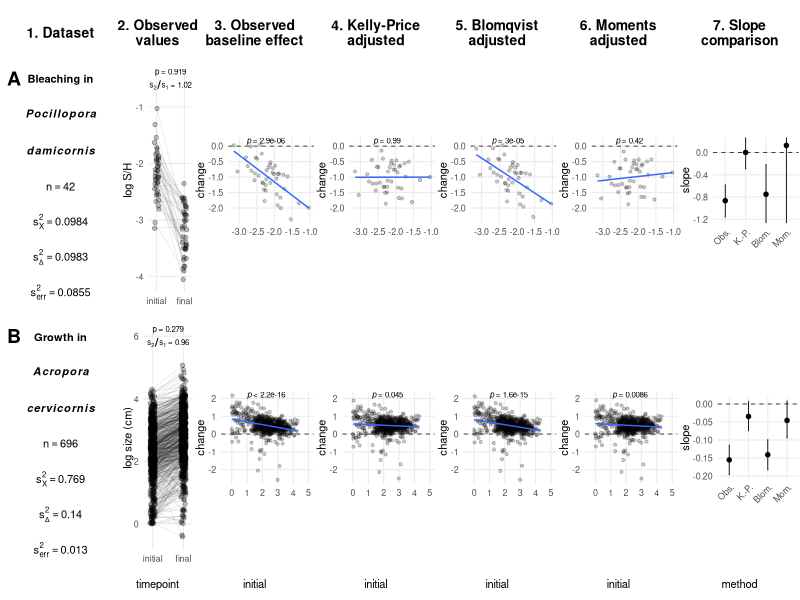
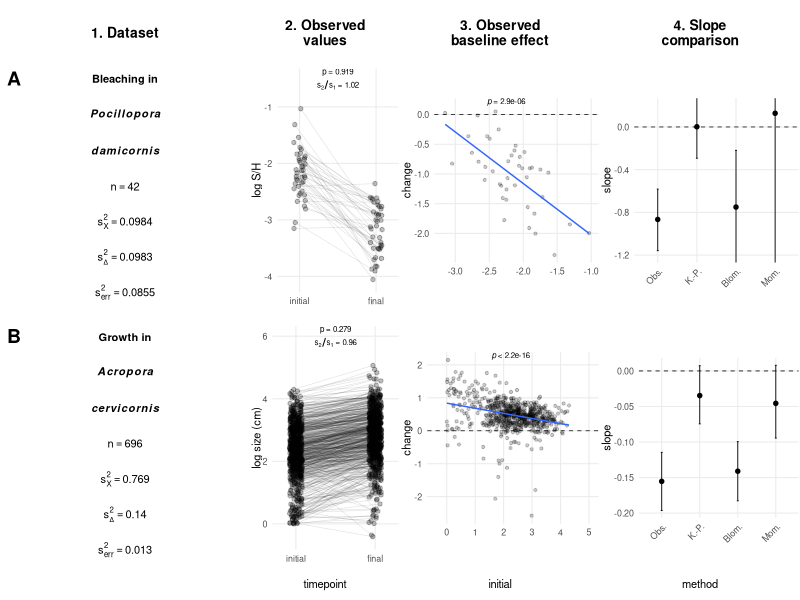
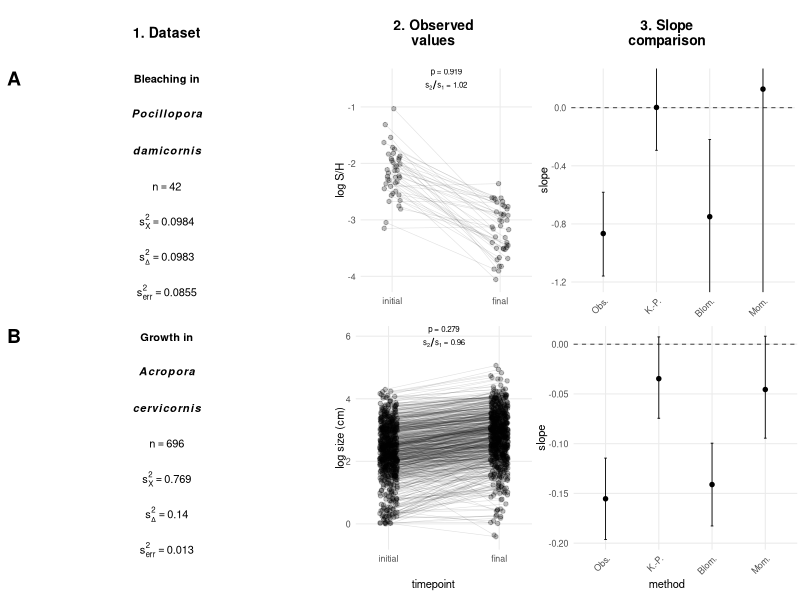
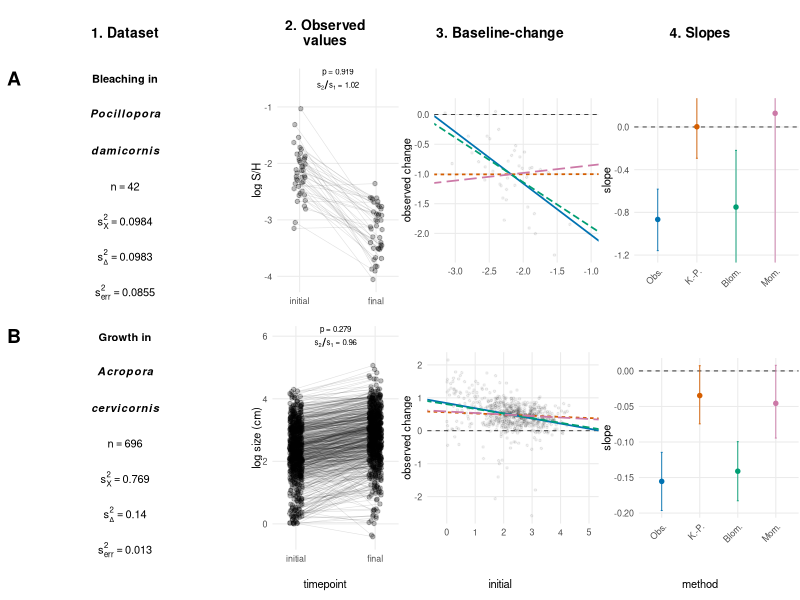
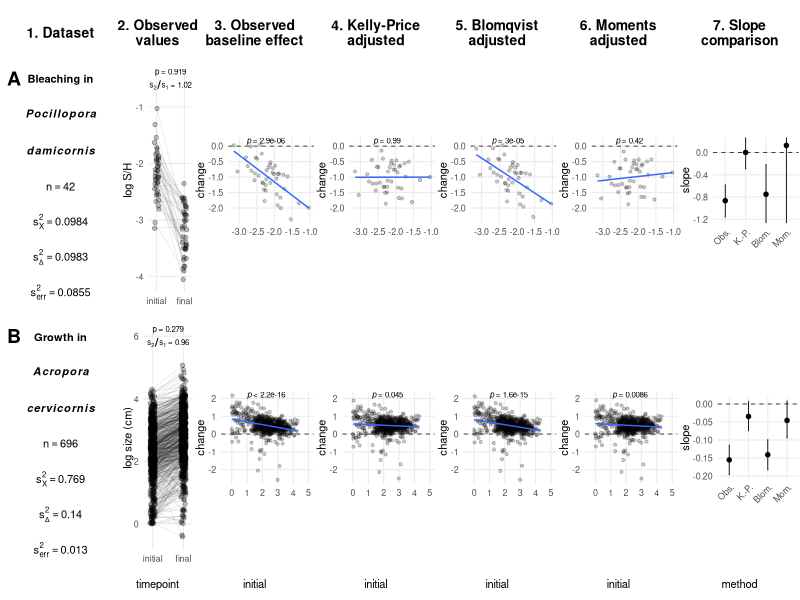
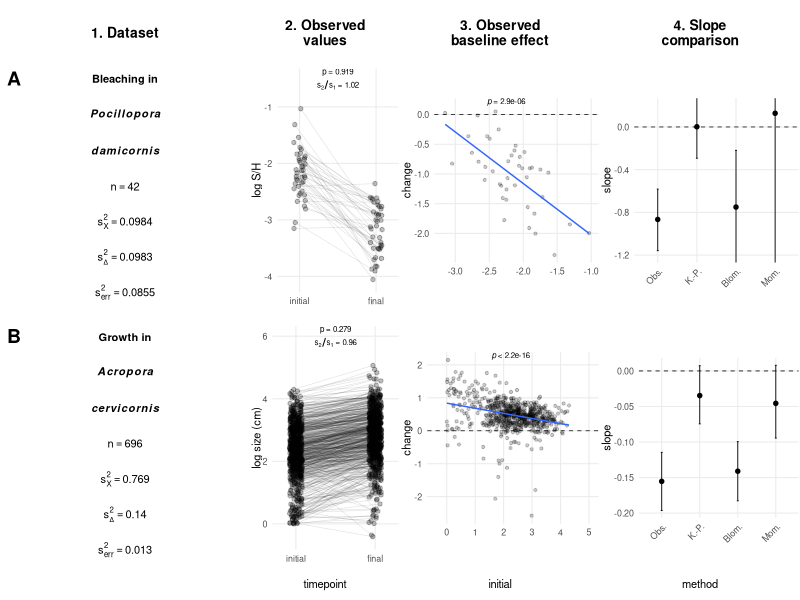
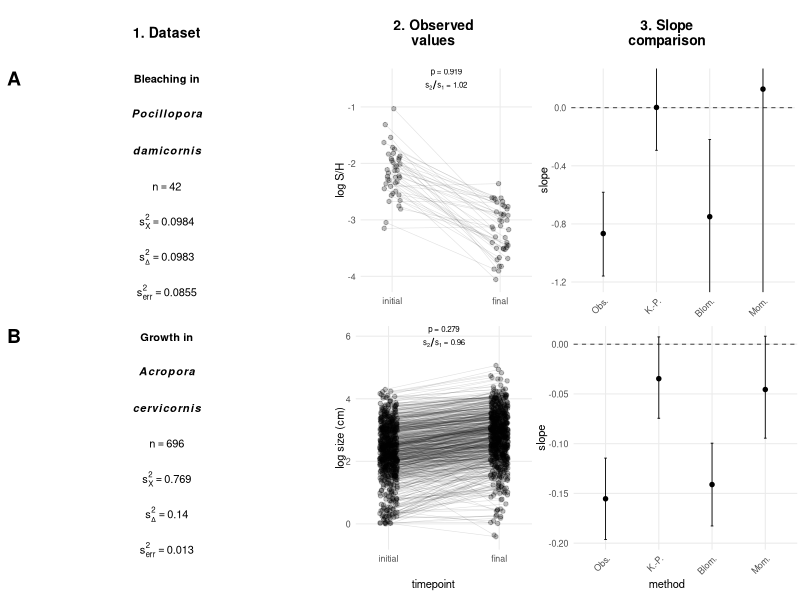
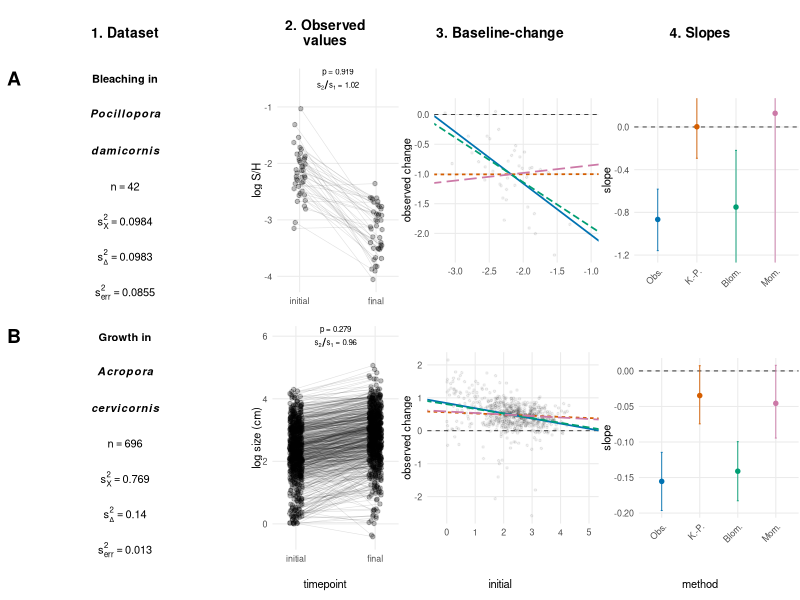

Write the R code that produced these figures, in order.
## ---- chunk 1
knitr::opts_chunk$set(echo = TRUE, message = FALSE, warning = FALSE, cache = TRUE)
## ---- chunk 2
library(tidyverse)
library(cowplot)
library(ggpubr)
library(boot)
## ---- chunk 3
dir.create("figures/figure3_alternatives", recursive = TRUE, showWarnings = FALSE)

method_colors <- c(
  "Observed" = "#0072B2",
  "Kelly-Price" = "#D55E00",
  "Blomqvist" = "#009E73",
  "Moments" = "#CC79A7",
  "Obs." = "#0072B2",
  "K.-P." = "#D55E00",
  "Blom." = "#009E73",
  "Mom." = "#CC79A7"
)

method_linetypes <- c(
  "Observed" = "solid",
  "Kelly-Price" = "22",
  "Blomqvist" = "42",
  "Moments" = "73"
)

format_p_label <- function(p) {
  if (is.na(p)) return("p = NA")
  if (p < 2.2e-16) return("p < 2.2e-16")
  if (p < 0.001) return(paste0("p = ", formatC(p, format = "e", digits = 1)))
  paste0("p = ", formatC(p, format = "fg", digits = 3))
}

rttm.adj <- function(m1, m2) {
  raw.growth <- m2 - m1
  vart <- var.test(m1, m2, paired = TRUE)
  vpv <- vart$p.value
  rho <- cor.test(m1, m2)$estimate
  m1sd <- sd(m1)
  m2sd <- sd(m2)
  m1v <- var(m1)
  m2v <- var(m2)
  m1m <- mean(m1)
  m2m <- mean(m2)
  pm <- mean(raw.growth)
  rho2 <- (2 * rho * m1sd * m2sd) / (m1v + m2v)
  rhof <- ifelse(vpv <= 0.05, rho, rho2)
  dstar <- (rhof * (m1 - m1m) - (m2 - m2m)) * -1
  data.frame(raw.growth = raw.growth, dstar = dstar, adj.growth = pm + dstar)
}

blomqvist_b <- function(b_obs, k) {
  (b_obs + k) / (1 - k)
}

blomqvist_pseudo_exact <- function(x, y, b_blom) {
  x <- as.numeric(x)
  y <- as.numeric(y)
  e <- resid(lm(y ~ x))
  a <- mean(y) - b_blom * mean(x)
  a + b_blom * x + e
}

moment.nohet.safe <- function(x1, x2) {
  z1 <- var(x2) - var(x1)
  z2 <- cov(x2 - x1, x1) + var(x1)
  w <- z1 / z2

  if (!is.finite(w) || abs(z2) < 1e-8) return(NA_real_)

  disc <- (2 - w)^2 + 4 * w
  if (disc < 0) return(NA_real_)

  root_plus <- (-(2 - w) + sqrt(disc)) / 2
  root_minus <- (-(2 - w) - sqrt(disc)) / 2

  b <- ifelse(cov(x1, x2) > 0, root_plus, root_minus)
  if (!is.finite(b) || abs(b) > 10) b <- NA_real_
  b
}

moment.nohet_pseudo_exact <- function(x, y, b_mom) {
  if (!is.finite(b_mom)) return(rep(NA_real_, length(x)))
  x <- as.numeric(x)
  y <- as.numeric(y)
  e <- resid(lm(y ~ x))
  a <- mean(y) - b_mom * mean(x)
  a + b_mom * x + e
}

theme_fig3_panel <- function(base_size = 8) {
  theme_minimal(base_size = base_size) +
    theme(
      plot.margin = margin(1, 1, 1, 1),
      axis.title.y = element_text(margin = margin(r = 0)),
      panel.grid.minor = element_blank()
    )
}

make_column_header <- function(labels, rel_widths, base_size = 10,
                               face = "bold", vjust = 0.5) {
  heads <- lapply(labels, function(lab) {
    cowplot::ggdraw() +
      cowplot::draw_label(
        lab,
        x = 0.5, y = 0.5,
        hjust = 0.5, vjust = vjust,
        fontface = face, size = base_size
      )
  })
  cowplot::plot_grid(plotlist = heads, ncol = length(labels), rel_widths = rel_widths)
}

text_panel_math <- function(line1, line2 = NULL, line3 = NULL, line4 = NULL,
                            line5 = NULL, line6 = NULL, line7 = NULL,
                            base_size = 8, hjust = 0.5,
                            line_y_top = 0.95, line_y_bot = 0) {
  lines <- c(line1, line2, line3, line4, line5, line6, line7)
  lines <- lines[!vapply(lines, function(z) is.null(z) || identical(z, ""), logical(1))]
  ys <- if (length(lines) == 1) 0.5 else seq(line_y_top, line_y_bot, length.out = length(lines))

  ggplot(data.frame(x = 0.5, y = ys, lab = lines), aes(x, y, label = lab)) +
    geom_text(parse = TRUE, hjust = hjust, vjust = 0.5,
              size = base_size * 0.35, lineheight = 2) +
    coord_cartesian(xlim = c(0, 1), ylim = c(0, 1), expand = FALSE, clip = "off") +
    theme_void(base_size = base_size) +
    theme(plot.margin = margin(3, 3, 3, 3))
}

chiolero_plot_simple <- function(df, init_var, final_var, y_limits = NULL,
                                 y_label = "value", theta = NULL,
                                 var_p = NULL, seed = 123,
                                 jitter_width = 0.08) {
  init_sym <- rlang::ensym(init_var)
  final_sym <- rlang::ensym(final_var)

  set.seed(seed)
  jitter <- runif(nrow(df), -jitter_width, jitter_width)

  d <- df %>%
    mutate(
      x1 = 1 + jitter,
      x2 = 2 + jitter,
      y1 = !!init_sym,
      y2 = !!final_sym
    )

  p <- ggplot(d, aes(x = x1, y = y1)) +
    geom_segment(aes(xend = x2, yend = y2), alpha = 0.12, linewidth = 0.2) +
    geom_point(size = 1.2, alpha = 0.25) +
    geom_point(aes(x = x2, y = y2), size = 1.2, alpha = 0.25) +
    scale_x_continuous(breaks = c(1, 2), labels = c("initial", "final"),
                       expand = c(0.1, 0.1)) +
    coord_cartesian(ylim = y_limits) +
    labs(x = NULL, y = y_label) +
    theme_fig3_panel()

  if (!is.null(var_p)) {
    p <- p +
      annotate("text", x = 1.5, y = Inf, label = format_p_label(var_p),
               hjust = 0.5, vjust = 1, size = 2)
  }

  if (!is.null(theta)) {
    p <- p +
      annotate("text", x = 1.5, y = Inf,
               label = paste0("s[2]/s[1]==", round(theta, 2)),
               parse = TRUE, hjust = 0.5, vjust = 2.4, size = 2)
  }

  p
}

estimate_ci <- function(df, y_var, x_var = log_init_obs, n_boot = 10000, seed = 1) {
  y_sym <- rlang::ensym(y_var)
  x_sym <- rlang::ensym(x_var)
  fit <- lm(rlang::new_formula(rlang::expr(!!y_sym), rlang::expr(!!x_sym)), data = df)
  estimate <- unname(coef(fit)[2])

  set.seed(seed)
  boot_out <- boot::boot(
    data = df,
    statistic = function(d, i) {
      di <- d[i, , drop = FALSE]
      coef(lm(rlang::new_formula(rlang::expr(!!y_sym), rlang::expr(!!x_sym)), data = di))[2]
    },
    R = n_boot
  )

  ci <- quantile(boot_out$t, c(0.025, 0.975), na.rm = TRUE)
  c(estimate = estimate, ci_lower = ci[[1]], ci_upper = ci[[2]])
}

make_relationship_plot <- function(df, y, xlim = NULL, ylim = NULL,
                                   ylab = "change", cor_label_x = NULL,
                                   show_cor = TRUE) {
  y_sym <- rlang::ensym(y)

  p <- ggplot(df, aes(x = log_init_obs, y = !!y_sym)) +
    geom_point(alpha = 0.2, size = 0.8) +
    geom_hline(yintercept = 0, linetype = "dashed", linewidth = 0.25) +
    geom_smooth(method = "lm", se = FALSE, linewidth = 0.5) +
    coord_cartesian(xlim = xlim, ylim = ylim) +
    labs(x = NULL, y = ylab) +
    theme_fig3_panel() +
    theme(aspect.ratio = 1)

  if (show_cor) {
    p <- p +
      ggpubr::stat_cor(
        aes(label = after_stat(p.label)),
        size = 2,
        label.x = cor_label_x,
        label.y = Inf,
        hjust = 0.5,
        vjust = 1
      )
  }

  p
}

make_slope_plot_original <- function(slopes, ylim = NULL) {
  ggplot(slopes, aes(x = method, y = estimate)) +
    geom_hline(yintercept = 0, linetype = "dashed", linewidth = 0.25) +
    geom_errorbar(aes(ymin = ci_lower, ymax = ci_upper), width = 0.05, linewidth = 0.3) +
    geom_point(size = 1.2) +
    coord_cartesian(ylim = ylim) +
    labs(x = NULL, y = "slope") +
    theme_fig3_panel() +
    theme(
      aspect.ratio = 1,
      axis.text.x = element_text(angle = 45, hjust = 1, vjust = 1)
    )
}

make_slope_plot_overlay <- function(slopes, ylim = NULL) {
  ggplot(slopes, aes(x = method, y = estimate)) +
    geom_hline(yintercept = 0, linetype = "dashed", linewidth = 0.25) +
    geom_errorbar(aes(ymin = ci_lower, ymax = ci_upper, color = method), width = 0.05, linewidth = 0.3) +
    geom_point(aes(color = method), size = 1.2) +
    scale_color_manual(values = method_colors, guide = "none") +
    coord_cartesian(ylim = ylim) +
    labs(x = NULL, y = "slope") +
    theme_fig3_panel() +
    theme(
      aspect.ratio = 1,
      axis.text.x = element_text(angle = 45, hjust = 1, vjust = 1)
    )
}

make_overlay_plot <- function(result, xlim = NULL, ylim = NULL) {
  df <- result$data
  line_df <- tibble(
    method = factor(c("Observed", "Kelly-Price", "Blomqvist", "Moments"),
                    levels = c("Observed", "Kelly-Price", "Blomqvist", "Moments")),
    y = c("log_change_obs", "log_change_kp_adj", "log_change_blomq_adj", "log_change_mom_adj")
  ) %>%
    mutate(
      fit = map(y, ~ lm(reformulate("log_init_obs", .x), data = df)),
      intercept = map_dbl(fit, ~ coef(.x)[1]),
      slope = map_dbl(fit, ~ coef(.x)[2])
    )

  ggplot(df, aes(x = log_init_obs, y = log_change_obs)) +
    geom_point(alpha = 0.06, size = 0.55) +
    geom_hline(yintercept = 0, linetype = "dashed", linewidth = 0.25) +
    geom_abline(
      data = line_df,
      aes(intercept = intercept, slope = slope, color = method, linetype = method),
      linewidth = 0.6
    ) +
    coord_cartesian(xlim = xlim, ylim = ylim) +
    scale_color_manual(values = method_colors) +
    scale_linetype_manual(values = method_linetypes) +
    labs(x = NULL, y = "observed change") +
    theme_fig3_panel() +
    theme(legend.position = "none", aspect.ratio = 1)
}
## ---- chunk 4
prepare_pdam <- function(n_boot = 10000) {
  pdam0 <- read_csv("data/PdamRbleaching.csv", show_col_types = FALSE)
  pdam <- pdam0 %>%
    mutate(
      log_init_raw = log(juntotal),
      log_final_raw = log(augtotal),
      log_change_raw = log_final_raw - log_init_raw
    )

  grand_mean_init <- mean(pdam$log_init_raw)
  grand_mean_final <- mean(pdam$log_final_raw)

  pdam <- pdam %>%
    group_by(sym) %>%
    mutate(
      group_resid_init = log_init_raw - mean(log_init_raw),
      group_resid_final = log_final_raw - mean(log_final_raw)
    ) %>%
    ungroup() %>%
    mutate(
      log_init_obs = grand_mean_init + group_resid_init,
      log_final_obs = grand_mean_final + group_resid_final,
      log_change_obs = log_final_obs - log_init_obs
    ) %>%
    select(colony, sym, log_init_obs, log_final_obs, log_change_obs)

  var_x_abs <- var(pdam$log_init_obs, na.rm = TRUE)
  k <- 0.4648801
  v_err_abs <- k * var_x_abs
  v_pop <- (1 - k) * var_x_abs

  kp_full <- rttm.adj(pdam$log_init_obs, pdam$log_final_obs)
  obs_ci <- estimate_ci(pdam, log_change_obs, n_boot = n_boot, seed = 1)
  kp_ci <- {
    pdam_kp <- pdam %>% mutate(log_change_kp_adj = kp_full$adj.growth)
    estimate_ci(pdam_kp, log_change_kp_adj, n_boot = n_boot, seed = 2)
  }
  b_blomq <- blomqvist_b(obs_ci[["estimate"]], k)
  blomq_ci <- c(
    estimate = b_blomq,
    ci_lower = blomqvist_b(obs_ci[["ci_lower"]], k),
    ci_upper = blomqvist_b(obs_ci[["ci_upper"]], k)
  )
  b_mom <- moment.nohet.safe(pdam$log_init_obs, pdam$log_final_obs)

  set.seed(3)
  mom_boot <- boot::boot(
    data = pdam,
    statistic = function(d, i) {
      di <- d[i, , drop = FALSE]
      moment.nohet.safe(di$log_init_obs, di$log_final_obs)
    },
    R = n_boot
  )
  mom_ci <- quantile(mom_boot$t, c(0.025, 0.975), na.rm = TRUE)

  pdam <- pdam %>%
    mutate(
      log_change_kp_adj = kp_full$adj.growth,
      log_change_blomq_adj = blomqvist_pseudo_exact(log_init_obs, log_change_obs, b_blomq),
      log_change_mom_adj = moment.nohet_pseudo_exact(log_init_obs, log_change_obs, b_mom)
    )

  v_ind <- var(pdam$log_change_obs) - (2 * v_err_abs) - (b_blomq^2 * v_pop)

  slopes <- tibble(
    method = factor(c("Obs.", "K.-P.", "Blom.", "Mom."),
                    levels = c("Obs.", "K.-P.", "Blom.", "Mom.")),
    estimate = c(obs_ci[["estimate"]], kp_ci[["estimate"]], b_blomq, b_mom),
    ci_lower = c(obs_ci[["ci_lower"]], kp_ci[["ci_lower"]], blomq_ci[["ci_lower"]], mom_ci[[1]]),
    ci_upper = c(obs_ci[["ci_upper"]], kp_ci[["ci_upper"]], blomq_ci[["ci_upper"]], mom_ci[[2]])
  )

  list(
    data = pdam,
    slopes = slopes,
    trait_ylim = c(-4.1, -0.5),
    change_ylim = c(range(pdam$log_change_obs, na.rm = TRUE)[1],
                    range(pdam$log_change_obs, na.rm = TRUE)[2] + 0.1),
    xlim = c(-3.2, -1.0),
    slope_ylim = c(-1.2, 0.2),
    theta = sd(pdam$log_final_obs) / sd(pdam$log_init_obs),
    var_p = var.test(pdam$log_init_obs, pdam$log_final_obs, paired = TRUE)$p.value,
    cor_label_x = -2.25,
    y_label = "log S/H",
    text = list(
      line1 = "bold('Bleaching in')",
      line2 = "bolditalic(Pocillopora)",
      line3 = "bolditalic(damicornis)",
      line4 = sprintf("n==bold(%s)", formatC(nrow(pdam), format = "fg")),
      line5 = sprintf("s[X]^2==bold(%s)", formatC(v_pop, format = "fg", digits = 3)),
      line6 = sprintf("s[Delta]^2==bold(%s)", formatC(v_ind, format = "fg", digits = 3)),
      line7 = sprintf("s[err]^2==bold(%s)", formatC(v_err_abs, format = "fg", digits = 3))
    )
  )
}

prepare_mill <- function(n_boot = 10000) {
  mill <- read_csv("data/subMil1.csv", show_col_types = FALSE) %>%
    filter(size > 0, InitialSize > 1) %>%
    mutate(
      log_init_obs = log(InitialSize),
      log_final_obs = log(size),
      log_change_obs = log_final_obs - log_init_obs
    )

  var_x_abs <- var(mill$log_init_obs, na.rm = TRUE)
  v_err_abs <- 0.01301945
  v_pop <- var_x_abs - v_err_abs
  k <- v_err_abs / var_x_abs

  kp_full <- rttm.adj(mill$log_init_obs, mill$log_final_obs)
  obs_ci <- estimate_ci(mill, log_change_obs, n_boot = n_boot, seed = 11)
  kp_ci <- {
    mill_kp <- mill %>% mutate(log_change_kp_adj = kp_full$adj.growth)
    estimate_ci(mill_kp, log_change_kp_adj, n_boot = n_boot, seed = 12)
  }
  b_blomq <- blomqvist_b(obs_ci[["estimate"]], k)
  blomq_ci <- c(
    estimate = b_blomq,
    ci_lower = blomqvist_b(obs_ci[["ci_lower"]], k),
    ci_upper = blomqvist_b(obs_ci[["ci_upper"]], k)
  )
  b_mom <- moment.nohet.safe(mill$log_init_obs, mill$log_final_obs)

  set.seed(13)
  mom_boot <- boot::boot(
    data = mill,
    statistic = function(d, i) {
      di <- d[i, , drop = FALSE]
      moment.nohet.safe(di$log_init_obs, di$log_final_obs)
    },
    R = n_boot
  )
  mom_ci <- quantile(mom_boot$t, c(0.025, 0.975), na.rm = TRUE)

  mill <- mill %>%
    mutate(
      log_change_kp_adj = kp_full$adj.growth,
      log_change_blomq_adj = blomqvist_pseudo_exact(log_init_obs, log_change_obs, b_blomq),
      log_change_mom_adj = moment.nohet_pseudo_exact(log_init_obs, log_change_obs, b_mom)
    )

  v_ind <- var(mill$log_change_obs) - (2 * v_err_abs) - (b_blomq^2 * v_pop)

  slopes <- tibble(
    method = factor(c("Obs.", "K.-P.", "Blom.", "Mom."),
                    levels = c("Obs.", "K.-P.", "Blom.", "Mom.")),
    estimate = c(obs_ci[["estimate"]], kp_ci[["estimate"]], b_blomq, b_mom),
    ci_lower = c(obs_ci[["ci_lower"]], kp_ci[["ci_lower"]], blomq_ci[["ci_lower"]], mom_ci[[1]]),
    ci_upper = c(obs_ci[["ci_upper"]], kp_ci[["ci_upper"]], blomq_ci[["ci_upper"]], mom_ci[[2]])
  )

  trait_range <- range(c(mill$log_init_obs, mill$log_final_obs), na.rm = TRUE)
  change_range <- range(mill$log_change_obs, na.rm = TRUE)

  list(
    data = mill,
    slopes = slopes,
    trait_ylim = c(-0.5, 6),
    change_ylim = change_range,
    xlim = trait_range,
    slope_ylim = NULL,
    theta = sd(mill$log_final_obs) / sd(mill$log_init_obs),
    var_p = var.test(mill$log_init_obs, mill$log_final_obs, paired = TRUE)$p.value,
    cor_label_x = 2.25,
    y_label = "log size (cm)",
    text = list(
      line1 = "bold('Growth in')",
      line2 = "bolditalic(Acropora)",
      line3 = "bolditalic(cervicornis)",
      line4 = sprintf("n==bold(%s)", formatC(nrow(mill), format = "fg")),
      line5 = sprintf("s[X]^2==bold(%s)", formatC(v_pop, format = "fg", digits = 3)),
      line6 = sprintf("s[Delta]^2==bold(%s)", formatC(v_ind, format = "fg", digits = 3)),
      line7 = sprintf("s[err]^2==bold(%s)", formatC(v_err_abs, format = "fg", digits = 3))
    )
  )
}

pdam_result <- prepare_pdam()
mill_result <- prepare_mill()
case_results <- list(pdam_result, mill_result)
## ---- chunk 5
case_text_panel <- function(result) {
  do.call(text_panel_math, result$text)
}

make_original_row <- function(result) {
  df <- result$data
  cowplot::plot_grid(
    case_text_panel(result),
    chiolero_plot_simple(df, log_init_obs, log_final_obs,
                         y_limits = result$trait_ylim, y_label = result$y_label,
                         theta = result$theta, var_p = result$var_p),
    make_relationship_plot(df, log_change_obs, xlim = result$xlim,
                           ylim = result$change_ylim, cor_label_x = result$cor_label_x),
    make_relationship_plot(df, log_change_kp_adj, xlim = result$xlim,
                           ylim = result$change_ylim, cor_label_x = result$cor_label_x),
    make_relationship_plot(df, log_change_blomq_adj, xlim = result$xlim,
                           ylim = result$change_ylim, cor_label_x = result$cor_label_x),
    make_relationship_plot(df, log_change_mom_adj, xlim = result$xlim,
                           ylim = result$change_ylim, cor_label_x = result$cor_label_x),
    make_slope_plot_original(result$slopes, ylim = result$slope_ylim),
    nrow = 1,
    align = "h",
    rel_widths = c(1, 0.6, 1, 1, 1, 1, 1)
  )
}

make_drop_adjusted_row <- function(result) {
  df <- result$data
  cowplot::plot_grid(
    case_text_panel(result),
    chiolero_plot_simple(df, log_init_obs, log_final_obs,
                         y_limits = result$trait_ylim, y_label = result$y_label,
                         theta = result$theta, var_p = result$var_p),
    make_relationship_plot(df, log_change_obs, xlim = result$xlim,
                           ylim = result$change_ylim, cor_label_x = result$cor_label_x),
    make_slope_plot_original(result$slopes, ylim = result$slope_ylim),
    nrow = 1,
    align = "h",
    rel_widths = c(1, 0.6, 0.8, 0.8)
  )
}

make_minimal_row <- function(result) {
  df <- result$data
  cowplot::plot_grid(
    case_text_panel(result),
    chiolero_plot_simple(df, log_init_obs, log_final_obs,
                         y_limits = result$trait_ylim, y_label = result$y_label,
                         theta = result$theta, var_p = result$var_p),
    make_slope_plot_original(result$slopes, ylim = result$slope_ylim),
    nrow = 1,
    align = "h",
    rel_widths = c(1, 0.6, 0.8)
  )
}

make_overlay_row <- function(result) {
  df <- result$data
  cowplot::plot_grid(
    case_text_panel(result),
    chiolero_plot_simple(df, log_init_obs, log_final_obs,
                         y_limits = result$trait_ylim, y_label = result$y_label,
                         theta = result$theta, var_p = result$var_p),
    make_overlay_plot(result, xlim = result$xlim, ylim = result$change_ylim),
    make_slope_plot_overlay(result$slopes, ylim = result$slope_ylim),
    nrow = 1,
    align = "h",
    rel_widths = c(1, 0.6, 0.8, 0.8)
  )
}
## ---- chunk 6
original_header <- make_column_header(
  labels = c("1. Dataset", "2. Observed\nvalues", "3. Observed\nbaseline effect",
             "4. Kelly-Price\nadjusted", "5. Blomqvist\nadjusted",
             "6. Moments\nadjusted", "7. Slope\ncomparison"),
  rel_widths = c(1, 0.6, 1, 1, 1, 1, 1),
  base_size = 10
)

original_footer <- make_column_header(
  labels = c("", "timepoint", "initial", "initial", "initial", "initial", "method"),
  rel_widths = c(1, 0.6, 1, 1, 1, 1, 1),
  base_size = 8,
  face = "plain",
  vjust = -0.2
)

fig3_original_recreated <- cowplot::plot_grid(
  plotlist = c(list(original_header), map(case_results, make_original_row), list(original_footer)),
  ncol = 1,
  labels = c("", "A", "B", ""),
  rel_heights = c(0.25, 1, 1, 0.08)
)

fig3_original_recreated

ggsave(
  filename = "figures/figure3_alternatives/fig3_original_recreated.png",
  plot = fig3_original_recreated,
  width = 200,
  height = 80,
  units = "mm",
  bg = "white"
)
## ---- chunk 7
drop_header <- make_column_header(
  labels = c("1. Dataset", "2. Observed\nvalues",
             "3. Observed\nbaseline effect", "4. Slope\ncomparison"),
  rel_widths = c(1, 0.6, 0.8, 0.8),
  base_size = 10
)

drop_footer <- make_column_header(
  labels = c("", "timepoint", "initial", "method"),
  rel_widths = c(1, 0.6, 0.8, 0.8),
  base_size = 8,
  face = "plain",
  vjust = -0.2
)

fig3_alt_drop_adjusted_panels <- cowplot::plot_grid(
  plotlist = c(list(drop_header), map(case_results, make_drop_adjusted_row), list(drop_footer)),
  ncol = 1,
  labels = c("", "A", "B", ""),
  rel_heights = c(0.25, 1, 1, 0.08)
)

fig3_alt_drop_adjusted_panels

ggsave(
  filename = "figures/figure3_alternatives/fig3_alt_drop_adjusted_panels.png",
  plot = fig3_alt_drop_adjusted_panels,
  width = 145,
  height = 80,
  units = "mm",
  bg = "white"
)
## ---- chunk 8
minimal_header <- make_column_header(
  labels = c("1. Dataset", "2. Observed\nvalues", "3. Slope\ncomparison"),
  rel_widths = c(1, 0.6, 0.8),
  base_size = 10
)

minimal_footer <- make_column_header(
  labels = c("", "timepoint", "method"),
  rel_widths = c(1, 0.6, 0.8),
  base_size = 8,
  face = "plain",
  vjust = -0.2
)

fig3_alt_reviewer_minimal <- cowplot::plot_grid(
  plotlist = c(list(minimal_header), map(case_results, make_minimal_row), list(minimal_footer)),
  ncol = 1,
  labels = c("", "A", "B", ""),
  rel_heights = c(0.25, 1, 1, 0.08)
)

fig3_alt_reviewer_minimal

ggsave(
  filename = "figures/figure3_alternatives/fig3_alt_reviewer_minimal.png",
  plot = fig3_alt_reviewer_minimal,
  width = 115,
  height = 80,
  units = "mm",
  bg = "white"
)
## ---- chunk 9
overlay_header <- make_column_header(
  labels = c("1. Dataset", "2. Observed\nvalues",
             "3. Baseline-change", "4. Slopes"),
  rel_widths = c(1, 0.6, 0.8, 0.8),
  base_size = 10
)

overlay_footer <- make_column_header(
  labels = c("", "timepoint", "initial", "method"),
  rel_widths = c(1, 0.6, 0.8, 0.8),
  base_size = 8,
  face = "plain",
  vjust = -0.2
)

fig3_alt_overlay <- cowplot::plot_grid(
  plotlist = c(list(overlay_header), map(case_results, make_overlay_row), list(overlay_footer)),
  ncol = 1,
  labels = c("", "A", "B", ""),
  rel_heights = c(0.25, 1, 1, 0.08)
)

fig3_alt_overlay

ggsave(
  filename = "figures/figure3_alternatives/fig3_alt_overlay.png",
  plot = fig3_alt_overlay,
  width = 145,
  height = 80,
  units = "mm",
  bg = "white"
)
